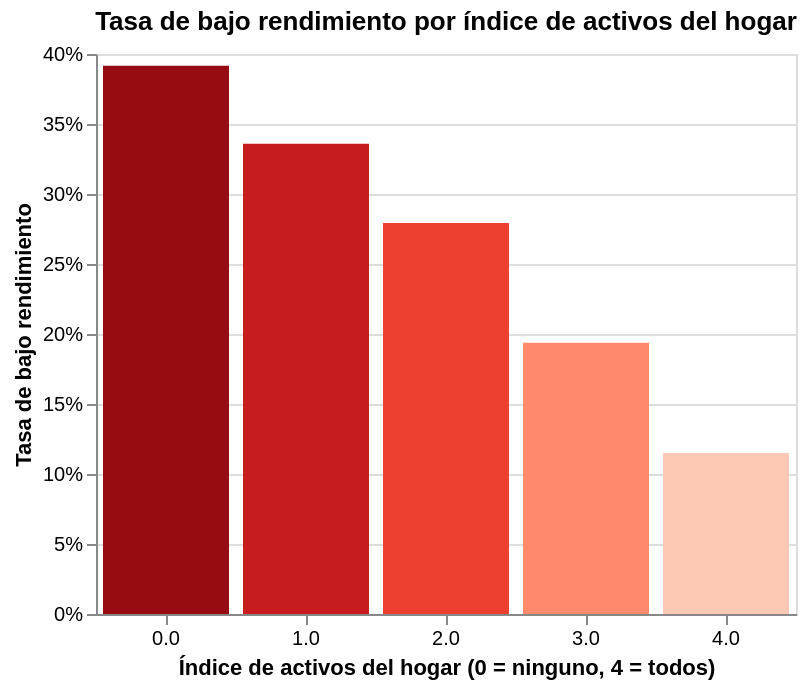

The code cell stored with this chart in its notebook:
### Code cell
# Índice de activos vs tasa de riesgo.
# El P1 confirmó que a mayor índice de activos, mayor puntaje.

activos_risk = (
    df_model.dropna(subset=['indice_activos'])
    .groupby('indice_activos')[TARGET]
    .mean()
    .reset_index()
    .rename(columns={TARGET: 'tasa_riesgo'})
)
activos_risk['indice_activos'] = activos_risk['indice_activos'].astype(str)

chart_activos = alt.Chart(activos_risk).mark_bar().encode(
    x=alt.X('indice_activos:O', title='Índice de activos del hogar (0 = ninguno, 4 = todos)',
            axis=alt.Axis(labelAngle=0)),
    y=alt.Y('tasa_riesgo:Q', title='Tasa de bajo rendimiento', axis=alt.Axis(format='%')),
    color=alt.Color('tasa_riesgo:Q', scale=alt.Scale(scheme='reds'), legend=None)
).properties(
    width=350, height=280,
    title='Tasa de bajo rendimiento por índice de activos del hogar'
)

chart_activos

### Figure 1 — Vega specification as saved in the notebook (floating-point values rounded to 4 significant figures)
{"$schema": "https://vega.github.io/schema/vega/v6.json", "data": [{"name": "source_0", "values": [{"indice_activos": "0.0", "tasa_riesgo": 0.3916, "tasa_riesgo_end": 0.3916, "tasa_riesgo_start": 0.0}, {"indice_activos": "1.0", "tasa_riesgo": 0.3359, "tasa_riesgo_end": 0.3359, "tasa_riesgo_start": 0.0}, {"indice_activos": "2.0", "tasa_riesgo": 0.2793, "tasa_riesgo_end": 0.2793, "tasa_riesgo_start": 0.0}, {"indice_activos": "3.0", "tasa_riesgo": 0.1938, "tasa_riesgo_end": 0.1938, "tasa_riesgo_start": 0.0}, {"indice_activos": "4.0", "tasa_riesgo": 0.115, "tasa_riesgo_end": 0.115, "tasa_riesgo_start": 0.0}]}, {"name": "source_0_x_domain_indice_activos", "values": [{"indice_activos": "0.0"}, {"indice_activos": "1.0"}, {"indice_activos": "2.0"}, {"indice_activos": "3.0"}, {"indice_activos": "4.0"}]}, {"name": "source_0_color_domain_tasa_riesgo", "values": [{"min": 0.115, "max": 0.3916}]}], "marks": [{"type": "rect", "name": "marks", "from": {"data": "source_0"}, "encode": {"update": {"width": {"signal": "max(0.25, bandwidth('x'))"}, "y": {"field": "tasa_riesgo_end", "scale": "y"}, "y2": {"field": "tasa_riesgo_start", "scale": "y"}, "fill": {"field": "tasa_riesgo", "scale": "color"}, "x": {"field": "indice_activos", "scale": "x"}}}, "style": ["bar"]}], "scales": [{"name": "x", "type": "band", "domain": {"data": "source_0_x_domain_indice_activos", "field": "indice_activos", "sort": true}, "range": [0, {"signal": "width"}], "paddingOuter": 0.05, "paddingInner": 0.1}, {"name": "y", "type": "linear", "domain": {"data": "source_0", "fields": ["tasa_riesgo_start", "tasa_riesgo_end"]}, "range": [{"signal": "height"}, 0], "nice": true, "zero": true}, {"name": "color", "type": "linear", "domain": [{"signal": "(data(\"source_0_color_domain_tasa_riesgo\")[0] || {}).min"}, {"signal": "(data(\"source_0_color_domain_tasa_riesgo\")[0] || {}).max"}], "range": {"scheme": "reds"}, "interpolate": "hcl", "zero": false}], "axes": [{"scale": "y", "grid": true, "domain": false, "gridScale": "x", "aria": false, "zindex": 0, "labels": false, "minExtent": 0, "ticks": false, "maxExtent": 0, "orient": "left", "tickCount": {"signal": "ceil(height/40)"}}, {"scale": "x", "orient": "bottom", "title": "Índice de activos del hogar (0 = ninguno, 4 = todos)", "grid": false, "zindex": 0, "labelAngle": 0, "labelBaseline": "top"}, {"scale": "y", "labelOverlap": true, "tickCount": {"signal": "ceil(height/40)"}, "title": "Tasa de bajo rendimiento", "zindex": 0, "grid": false, "orient": "left", "format": "%"}], "title": {"text": "Tasa de bajo rendimiento por índice de activos del hogar", "frame": "group"}, "padding": 5, "height": 280, "background": "white", "style": "cell", "width": 350}
